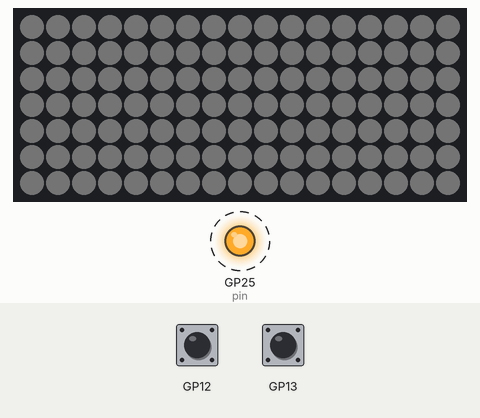
Recording of a program running on a simulated Raspberry Pi Pico running MicroPython. On the bench: 17×7 RGB LED matrix, output pins drawn as LEDs (lit = HIGH). Dashed ring = blinking. The test bench sets the inputs (shaded band). Dim RGB values are drawn brighter than linear; what the program prints to the serial console is not drawn.

Above: at 1.27 s.
1.3 s: button B pressed for 0.15 s
2.0 s: button A pressed for 0.15 s
2.7 s: button A pressed for 1 s
4.3 s: button B pressed for 1 s
Timing chart, 0 to 6.9 s (numbered marks = the images above; inputs shaded):
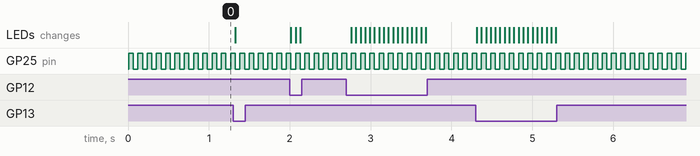

The program:

dimmer.py
```python
from utime import sleep
from picoscroll import PicoScroll, WIDTH, HEIGHT
from machine import Pin

scroll = PicoScroll()
brightness = 1

pin = Pin("LED", Pin.OUT)

while True:
    try:
        scroll.clear()
        if scroll.is_pressed(scroll.BUTTON_A):
            if brightness < 255:
                brightness += 1
                print(f"Brightness set to {brightness}")
        elif scroll.is_pressed(scroll.BUTTON_B):
            if brightness > 0:
                brightness -= 1
                print(f"Brightness set to {brightness}")
        for y in range(HEIGHT):
            for x in range(WIDTH):
                scroll.set_pixel(x, y, brightness)
        scroll.show()

        pin.toggle()

    except KeyboardInterrupt:
        break

    sleep(0.05)
pin.off()
print("Finished.")
```

Measured:
- by itself, GP25 (pin): alternates HIGH for 0.06 s and LOW for 0.06 s
